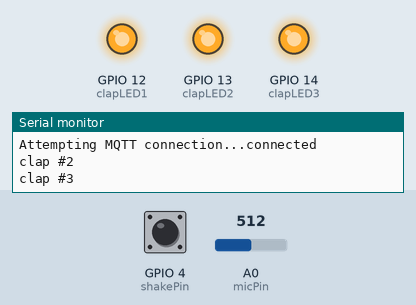
The sketch below on a simulated ESP8266 (NodeMCU). On the bench: output pins drawn as LEDs (lit = HIGH), the last lines printed to the serial monitor. Inputs (shaded band) come from the test bench; at power-on: A0 (micPin) = 512, GPIO 4 (shakePin) HIGH. WiFi joins after 1.5 s; servers stay silent unless stated; no MQTT or app messages arrive unless stated.

Above: at 2.3 s.
At 6.5 s:
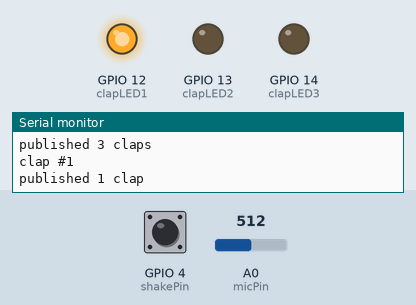
6.6 s: A0 (micPin) set to 6
8.3 s: A0 (micPin) set to 3
At 9.7 s:
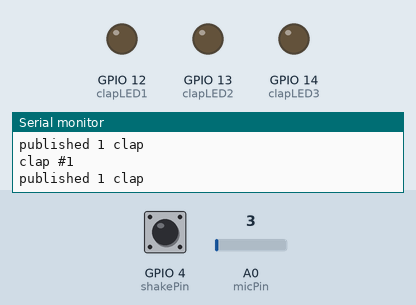
Timing chart, 0 to 11.3 s (numbered marks = the images above; inputs shaded):
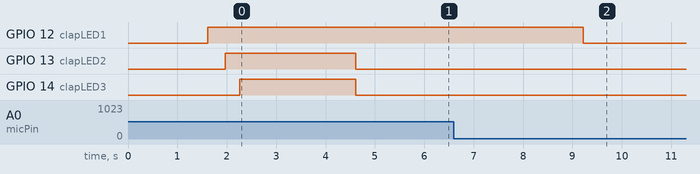

The sketch:

clapper.ino
```cpp
#include <PubSubClient.h>
#include <ESP8266WiFi.h>
#include <ESP8266mDNS.h>
#include <WiFiUdp.h>
#include <ArduinoOTA.h>

//OTA Config
const char* deviceName = "ESP8266-Clapper";
const char* OTAPass = "update";

int shakeVal; //digital vibration sensor value
int clapVal; //analog sound sensor value

//Interval between first clap and stop counting claps
long curTime;
long prevTime;
int interval = 1000;

int count = 0; //clap counter
int clapSens = 4; //Sound sensitivity. higher number is less sensitive

//Define pins
int clapLED1 = 12;
int clapLED2 = 13;
int clapLED3 = 14;
int shakePin = 4;
int micPin = A0;

// Wifi + Server Configuration
const char* ssid = "*****";
const char* password = "*****";
const char* mqtt_server = "*****";

//MQTT callback
void callback(char* topic, byte* payload, unsigned int length) {

}

WiFiClient espClient;
PubSubClient client(espClient);

void setup_wifi() {

  delay(10);
  //Connect to Wifi
  Serial.println();
  Serial.print("Connecting to ");
  Serial.println(ssid);
  WiFi.begin(ssid, password);

  while (WiFi.status() != WL_CONNECTED) {
    delay(500);
    Serial.print(".");
  }

  Serial.println("");
  Serial.println("WiFi connected");
  Serial.println("IP address: ");
  Serial.println(WiFi.localIP());
}

//If connection lost
void reconnect() {
  // Loop until we're reconnected
  while (!client.connected()) {
    Serial.print("Attempting MQTT connection...");
    // Attempt to connect
    if (client.connect("Clapper")) {
      Serial.println("connected");
      // Once connected, publish an announcement
      client.publish("clapper/clap", "0", true);
      client.publish("clapper/shake", "off", true);
    } else {
      Serial.print("failed, rc=");
      Serial.print(client.state());
      Serial.println(" try again in 5 seconds");
      // Wait 5 seconds before retrying
      delay(5000);
    }
  }
}

void setup() {
   pinMode(micPin, INPUT);
   pinMode(clapLED1, OUTPUT);
   pinMode(clapLED2, OUTPUT);
   pinMode(clapLED3, OUTPUT);

  //OTA Setup
  WiFi.mode(WIFI_STA);
  ArduinoOTA.setPassword(OTAPass);
  ArduinoOTA.setHostname(deviceName);

  //start the serial line for debugging
  Serial.begin(115200);
  delay(100);

  Serial.println("");
  Serial.println("Clapper Initiating");

  //Connect to wifi and MQTT server
  setup_wifi();
  client.setServer(mqtt_server, 1883);
  client.setCallback(callback);

  while (WiFi.waitForConnectResult() != WL_CONNECTED) {
    Serial.println("Connection Failed! Rebooting...");
    delay(5000);
    ESP.restart();
  }

  ArduinoOTA.onStart([]() {
    Serial.println("Start");
  });
  ArduinoOTA.onEnd([]() {
    Serial.println("\nEnd");
  });
  ArduinoOTA.onProgress([](unsigned int progress, unsigned int total) {
    Serial.printf("Progress: %u%%\r", (progress / (total / 100)));
  });
  ArduinoOTA.onError([](ota_error_t error) {
    Serial.printf("Error[%u]: ", error);
    if (error == OTA_AUTH_ERROR) Serial.println("Auth Failed");
    else if (error == OTA_BEGIN_ERROR) Serial.println("Begin Failed");
    else if (error == OTA_CONNECT_ERROR) Serial.println("Connect Failed");
    else if (error == OTA_RECEIVE_ERROR) Serial.println("Receive Failed");
    else if (error == OTA_END_ERROR) Serial.println("End Failed");
  });
  ArduinoOTA.begin();
  Serial.println("Ready");
  Serial.print("IP address: ");
  Serial.println(WiFi.localIP());
}

void clap() {
  curTime = millis();
  if (curTime - prevTime >= interval) {
    if (count == 1) {
      client.publish("clapper/clap", "1", true);
      Serial.println("published 1 clap");
      delay(2000);
      digitalWrite(clapLED1, LOW);
      client.publish("clapper/clap", "0", true);
    } else if (count == 2) {
      client.publish("clapper/clap", "2", true);
      Serial.println("published 2 claps");
      delay(2000);
      digitalWrite(clapLED1, LOW);
      digitalWrite(clapLED2, LOW);
      client.publish("clapper/clap", "0", true);
    } else if (count == 3) {
      client.publish("clapper/clap", "3", true);
      Serial.println("published 3 claps");
      delay(2000);
      digitalWrite(clapLED1, LOW);
      digitalWrite(clapLED2, LOW);
      digitalWrite(clapLED3, LOW);
      client.publish("clapper/clap", "0", true);
    }
    count = 0;
  }
  if (count == 0) {
    clapVal = analogRead(micPin);
    if (clapVal > clapSens)
    {
      prevTime = curTime;
      count = 1;
      Serial.println("clap #1");
      digitalWrite(clapLED1, HIGH);
      delay(300);
      }
  } else if (count == 1) {
    clapVal = analogRead(micPin);
    if (clapVal > clapSens)
    {
      count = 2;
      Serial.println("clap #2");
      digitalWrite(clapLED2, HIGH);
      delay(300);
      }

  } else if (count == 2) {
    clapVal = analogRead(micPin);
    if (clapVal > clapSens)
    {
      count = 3;
      Serial.println("clap #3");
      digitalWrite(clapLED3, HIGH);
      delay(300);
      }

  }
}

void shake() {
  shakeVal = digitalRead(shakePin);
  if(shakeVal == LOW) {
    client.publish("clapper/shake", "on", true);
    Serial.println("I felt that");
    delay(200);
    client.publish("clapper/shake", "off", true);
  }
}

void loop()
{
  clap();
  shake();

  //maintain MQTT connection
  client.loop();

  //OTA Handler
  ArduinoOTA.handle();

  if (!client.connected()) {
    reconnect();
  }

}
```

Measured:
- the behaviour switches between 5 and 4 on A0 (micPin) (found by bisection; images 1 and 2)
- after the input at 8.3 s, GPIO 12 (clapLED1): HIGH → LOW after 0.92 s
